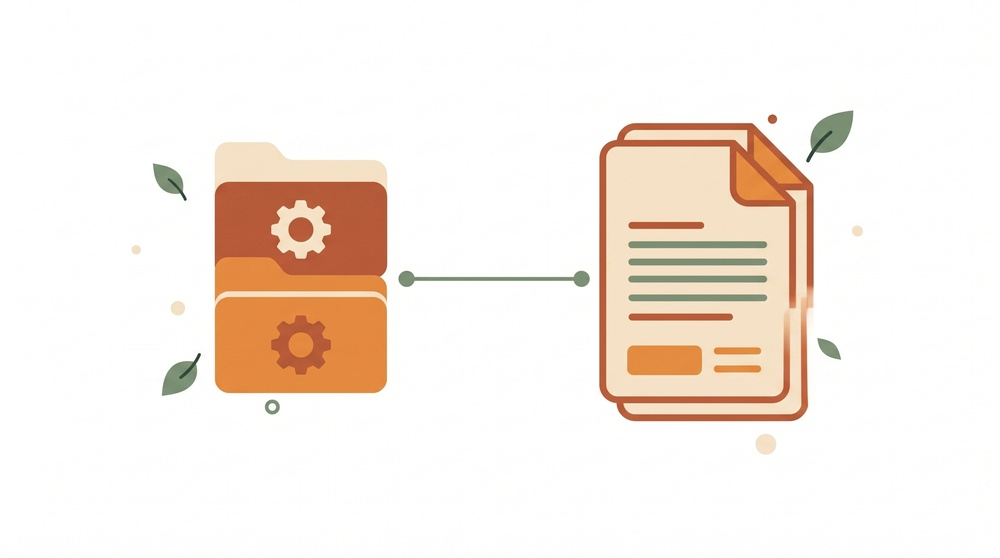
#> input picture interactive-page/assets/category-template.jpeg, 1000 x 558 px, shrunk from 2752 x 1536 before the run; its folder holds only this picture in this run
$ python trim_assets.py --file assets/category-template.jpeg
#> lines starting #> are read from the running program, lines starting #| are printed output that depends on the picture; after the words box and inside, x2 and y2 are one past the last pixel; in counts of white or black regions, pixels touching at a corner belong together
#!/usr/bin/env python3
"""
Script de Otimização, Remoção de Fundo e Trim de Imagens (Assets)
Sintetizando - Jornada Interativa

Funcionalidades:
1. Trim de espaços vazios (transparentes ou margens sólidas) mantendo padding configurável.
2. Remoção de fundo (opcional via --remove-bg) preservando detalhes internos brancos via FloodFill inteligente.
3. Conversão automática para PNG transparente quando o fundo é removido.
4. Suporte a processamento por pasta (--dir) ou arquivo individual (--file).

Uso:
    # Apenas Trim (comportamento padrão):
    python3 trim_assets.py
    python3 trim_assets.py --padding 16

    # Trim com Remoção de Fundo e conversão para PNG:
    python3 trim_assets.py --remove-bg
    python3 trim_assets.py --remove-bg --bg-tolerance 30

    # Em uma imagem específica:
    python3 trim_assets.py --file assets/comunnity.jpeg --remove-bg
    python3 trim_assets.py --file assets/id.png --remove-bg

    # Remoção de fundo via IA (se tiver a biblioteca rembg instalada):
    python3 trim_assets.py --remove-bg --bg-method ai
"""

import os
import sys
import argparse
from PIL import Image, ImageChops

# Dependências opcionais para remoção avançada de fundo
try:
    import numpy as np
    import cv2
    HAS_CV2 = True
except ImportError:
    HAS_CV2 = False


# [110 lines left out: functions remove_background, _remove_background_pil_fallback, get_crop_box_rgba, not called in this run]


def get_crop_box_rgb(img: Image.Image, padding: int = 16, tolerance: int = 8):
    """
    Calcula a caixa de corte para imagens RGB com fundo sólido (ex: branco),
    detectando a cor dos cantos.
    """
    corner_color = img.getpixel((0, 0))
    bg = Image.new(img.mode, img.size, corner_color)
    diff = ImageChops.difference(img, bg)
    diff = ImageChops.add(diff, diff, 2.0, -tolerance)
    bbox = diff.getbbox()
    if not bbox:
        return None

    w, h = img.size
    x0 = max(0, bbox[0] - padding)
    y0 = max(0, bbox[1] - padding)
    x1 = min(w, bbox[2] + padding)
    y1 = min(h, bbox[3] + padding)

    if x0 == 0 and y0 == 0 and x1 == w and y1 == h:
        return None

    return (x0, y0, x1, y1)


# [13 lines left out: function clean_temporary_files, not called in this run]


def process_image(
    filepath: str,
    padding: int = 16,
    remove_bg: bool = False,
    bg_method: str = "floodfill",
    bg_tolerance: int = 25,
    feather: int = 1,
    to_png: bool = False,
    delete_source: bool = False,
) -> bool:
    """
    Processa uma única imagem:
    1. Remove fundo se solicitado (--remove-bg).
    2. Converte para PNG se solicitado ou se o fundo foi removido.
    3. Faz o trim dos espaços vazios com padding.
    4. Salva a imagem otimizada.
    """
    filename = os.path.basename(filepath)
    ext = os.path.splitext(filepath)[1].lower()

    # Se remover fundo ou forçado to_png, o arquivo de destino será .png
    must_be_png = remove_bg or to_png or (ext == ".png")
    if must_be_png and ext != ".png":
        dest_filepath = os.path.splitext(filepath)[0] + ".png"
    else:
        dest_filepath = filepath

    dest_filename = os.path.basename(dest_filepath)

    try:
        with Image.open(filepath) as img:
            orig_size = img.size
            current_img = img.copy()

            # 1. Remoção de Fundo
            if remove_bg:
                current_img = remove_background(
                    current_img,
                    method=bg_method,
                    tolerance=bg_tolerance,
                    feather=feather,
                )

            # 2. Trim / Recorte de bordas
            is_rgba = current_img.mode in ("RGBA", "LA") or ("transparency" in current_img.info)
            if is_rgba:
                rgba_img = current_img.convert("RGBA")
                crop_box = get_crop_box_rgba(rgba_img, padding)
                work_img = rgba_img
            else:
                crop_box = get_crop_box_rgb(current_img, padding)
                work_img = current_img

            if crop_box:
                work_img = work_img.crop(crop_box)

            new_size = work_img.size
            has_size_changed = (new_size != orig_size)
            has_bg_removed = remove_bg
            has_format_changed = (filepath != dest_filepath)

            # Se nada mudou e o arquivo de destino já existe, não precisa salvar
            if not has_size_changed and not has_bg_removed and not has_format_changed:
                print(f"  [OK] {filename:<22} já está ajustada ({orig_size[0]}x{orig_size[1]})")
                return False

            # Salva a imagem no destino
            if must_be_png:
                work_img.convert("RGBA").save(dest_filepath, format="PNG", optimize=True)
            else:
                work_img.save(dest_filepath, optimize=True)

            # Se convertemos de JPG/JPEG para PNG e o usuário pediu exclusão do original
            if delete_source and has_format_changed and os.path.exists(filepath):
                try:
                    os.remove(filepath)
                except Exception as e:
                    print(f"    [Aviso] Não foi possível remover {filepath}: {e}")

            # Feedback no console
            details = []
            if has_bg_removed:
                details.append(f"fundo removido ({bg_method})")
            if has_format_changed:
                details.append(f"convertido para PNG")
            if has_size_changed:
                saved_w = orig_size[0] - new_size[0]
                saved_h = orig_size[1] - new_size[1]
                details.append(f"trim: {orig_size[0]}x{orig_size[1]} -> {new_size[0]}x{new_size[1]} (-{saved_w}x{saved_h}px)")
            else:
                details.append(f"tam: {new_size[0]}x{new_size[1]}")

            print(f"  ✨ {dest_filename:<22} [{', '.join(details)}]")
            return True

    except Exception as e:
        print(f"  [Erro] Falha ao processar {filename}: {e}")
        return False


def main():
    parser = argparse.ArgumentParser(
        description="Otimização de Imagens: Remoção de Fundo, Conversão para PNG e Trim com Padding"
    )
    parser.add_argument("--dir", default="assets", help="Pasta com as imagens (padrão: assets)")
    parser.add_argument("--file", default=None, help="Caminho de uma imagem específica para processar")
    parser.add_argument("--padding", type=int, default=16, help="Margem em pixels ao redor da arte (padrão: 16)")

    # Flags de remoção de fundo e conversão
    parser.add_argument("--remove-bg", action="store_true", help="Remove o fundo das imagens tornando-o transparente")
    parser.add_argument("--bg-method", choices=["floodfill", "color", "ai"], default="floodfill",
                        help="Método de remoção: 'floodfill' (padrão, seguro), 'color' (cor global), 'ai' (rembg)")
    parser.add_argument("--bg-tolerance", type=int, default=25,
                        help="Tolerância de cor para detecção do fundo (padrão: 25)")
    parser.add_argument("--feather", type=int, default=1,
                        help="Suavização da borda do recorte em pixels (padrão: 1)")
    parser.add_argument("--to-png", action="store_true",
                        help="Força a conversão de imagens JPG/JPEG para PNG")
    parser.add_argument("--delete-source", action="store_true",
                        help="Exclui o arquivo original JPEG/JPG após converter para PNG")
    parser.add_argument("--no-clean", action="store_true",
                        help="Não remover arquivos temporários *_orig.* / *_trimmed.*")

    args = parser.parse_args()

    print("=" * 70)
    print("🎨 Otimizador de Assets: Trim & Remoção de Fundo")
    if args.remove_bg:
        print(f"🪄  Remoção de Fundo: ATIVADA (Método: {args.bg_method}, Tolerância: {args.bg_tolerance})")
        print("🖼️  Formato de saída: PNG transparente")
    else:
        print("✂️  Modo: Apenas Trim de espaços vazios (use --remove-bg para remover fundo)")
    print(f"📐 Padding: {args.padding}px")
    print("=" * 70)

    # Modo arquivo individual
    if args.file:
        filepath = os.path.abspath(args.file)
        if not os.path.isfile(filepath):
            print(f"Erro: Arquivo '{filepath}' não encontrado.")
            sys.exit(1)
        process_image(
            filepath,
            padding=args.padding,
            remove_bg=args.remove_bg,
            bg_method=args.bg_method,
            bg_tolerance=args.bg_tolerance,
            feather=args.feather,
            to_png=args.to_png,
            delete_source=args.delete_source,
        )
#> in process_image, img is the input picture: PIL image 1000x558 RGB; mean R, G, B 247.1, 237.6, 230
#> in process_image, `is_rgba = current_img.mode in ("RGBA", "LA") or ("transparency" in cur..`: is_rgba = False
#> in get_crop_box_rgb, `corner_color = img.getpixel((0, 0))`: corner_color = (255, 255, 255)
#> in get_crop_box_rgb, `bg = Image.new(img.mode, img.size, corner_color)`: bg: PIL image 1000x558 RGB; every value is 255
#> in get_crop_box_rgb, `diff = ImageChops.difference(img, bg)`:
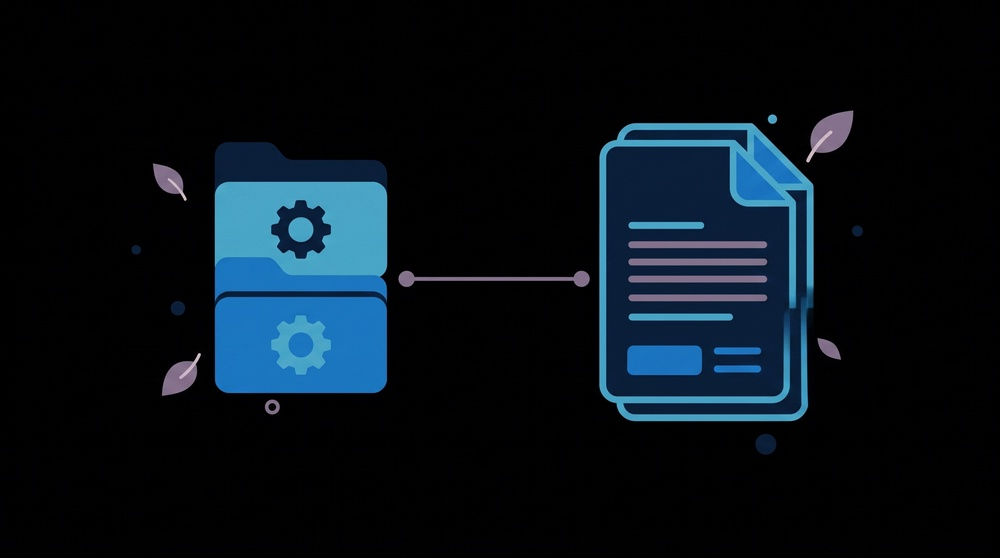
#> diff: PIL image 1000x558 RGB; mean R, G, B 7.9, 17.4, 25
#> in get_crop_box_rgb, `bbox = diff.getbbox()`: bbox = (131, 108, 864, 455)
#> in get_crop_box_rgb, `x0 = max(0, bbox[0] - padding)`: x0 = 115
#> in get_crop_box_rgb, `y0 = max(0, bbox[1] - padding)`: y0 = 92
#> in get_crop_box_rgb, `x1 = min(w, bbox[2] + padding)`: x1 = 880
#> in get_crop_box_rgb, `y1 = min(h, bbox[3] + padding)`: y1 = 471
#> in process_image, `crop_box = get_crop_box_rgb(current_img, padding)`: crop_box = (115, 92, 880, 471)
#> in process_image, `work_img = work_img.crop(crop_box)`:
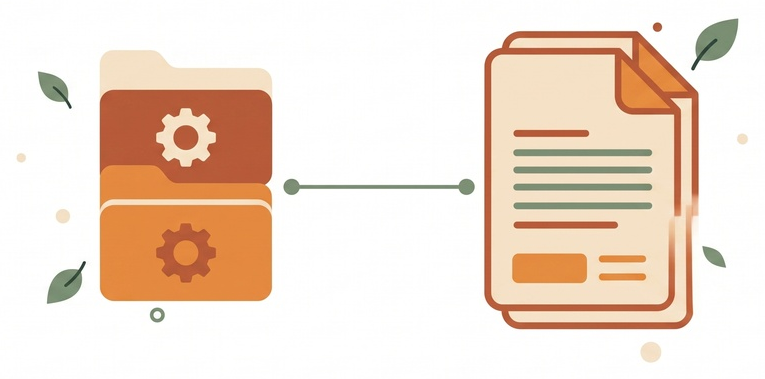
#> work_img: PIL image 765x379 RGB; mean R, G, B 240.2, 221.8, 207.4
#|   ✨ category-template.jpeg [trim: 1000x558 -> 765x379 (-235x179px)]
        print("=" * 70)
        return

    # Modo diretório
    assets_dir = os.path.abspath(args.dir)
    if not os.path.isdir(assets_dir):
        print(f"Erro: Diretório '{assets_dir}' não encontrado.")
        sys.exit(1)

    if not args.no_clean:
        clean_temporary_files(assets_dir)

    valid_extensions = (".png", ".jpg", ".jpeg", ".webp")
    files = sorted([f for f in os.listdir(assets_dir) if f.lower().endswith(valid_extensions)])
    files = [f for f in files if "_orig." not in f and "_trimmed" not in f]

    modified_count = 0
    for filename in files:
        filepath = os.path.join(assets_dir, filename)
        if process_image(
            filepath,
            padding=args.padding,
            remove_bg=args.remove_bg,
            bg_method=args.bg_method,
            bg_tolerance=args.bg_tolerance,
            feather=args.feather,
            to_png=args.to_png,
            delete_source=args.delete_source,
        ):
            modified_count += 1

    print("=" * 70)
    print(f"🎉 Processamento concluído! {modified_count} imagem(ns) processada(s)/otimizada(s).")
    print("=" * 70)


if __name__ == "__main__":
    main()

$ run again, on interactive-page/assets/comunnity.jpeg
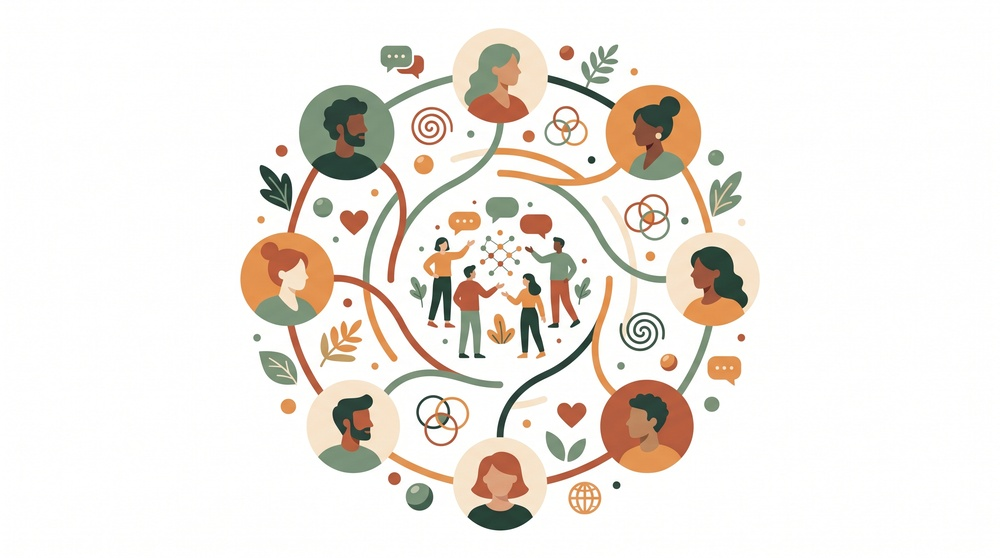
#> input picture interactive-page/assets/comunnity.jpeg, 1000 x 558 px, shrunk from 2752 x 1536 before the run
#> in process_image, img is the input picture: PIL image 1000x558 RGB; mean R, G, B 239.6, 234.6, 228.6
#> in remove_background, `mask = cv2.bitwise_not(bg_mask)`:
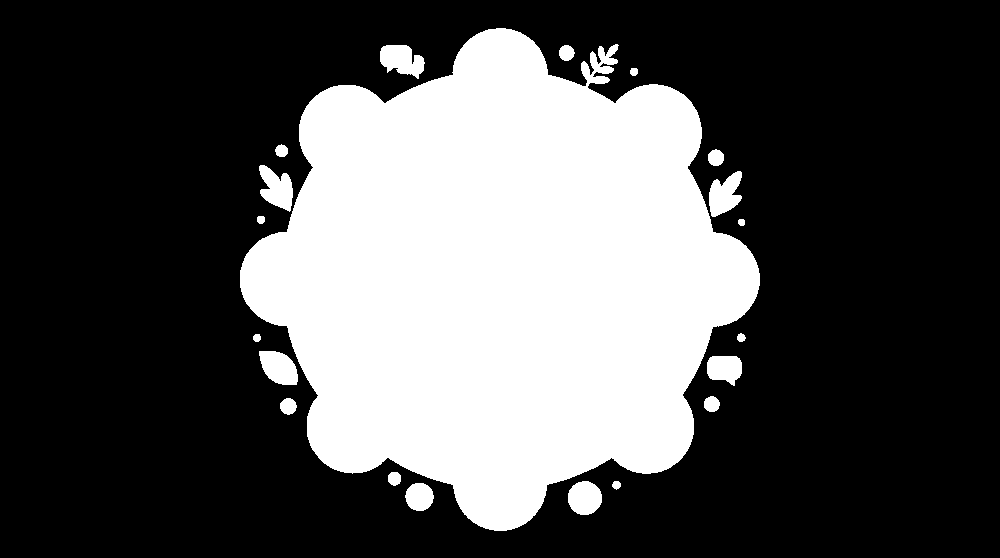
#> mask: shape (558, 1000); 32% white; 20 white regions, largest, box (x1, y1, x2, y2) and area: (240, 28, 760, 531) 170935, (380, 45, 425, 79) 1022, (259, 165, 293, 212) 996
#> is_rgba = True
#> bbox = (239, 27, 761, 532)
#> x0 = 223
#> y0 = 11
#> x1 = 777
#> y1 = 548
#> crop_box = (223, 11, 777, 548)
#> in process_image, `work_img = work_img.crop(crop_box)`:
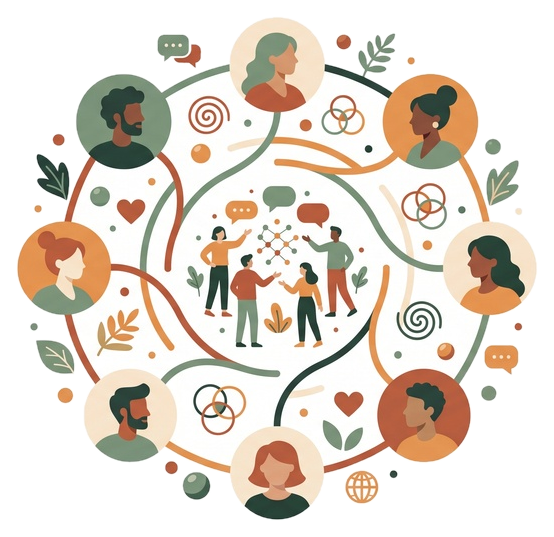
#> work_img: PIL image 554x537 RGBA; mean R, G, B, A 226.6, 217.1, 206.2, 153.2; transparent parts drawn white
#|   ✨ comunnity.png          [fundo removido (floodfill), convertido para PNG, trim: 1000x558 -> 554x537 (-446x21px)]

$ run again, on interactive-page/assets/comunnity.png
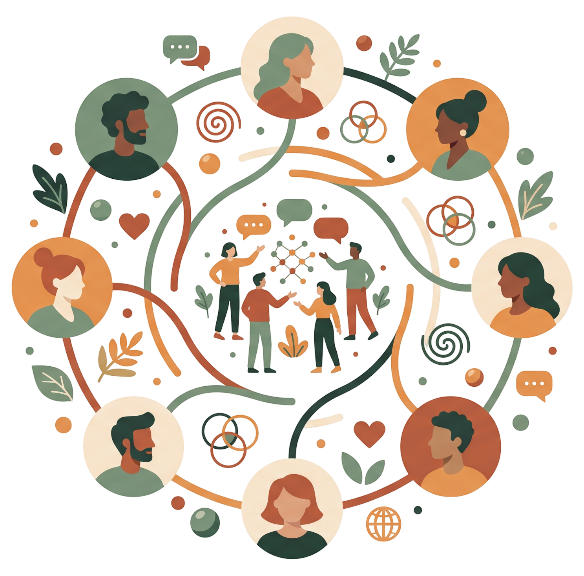
#> input picture interactive-page/assets/comunnity.png, 584 x 576 px, given in place of comunnity.jpeg, which was not available
#> in process_image, img is the input picture: PIL image 584x576 RGBA; mean R, G, B, A 60.5, 49.2, 37.2, 83.3
#> in remove_background, `mask = cv2.bitwise_not(bg_mask)`:
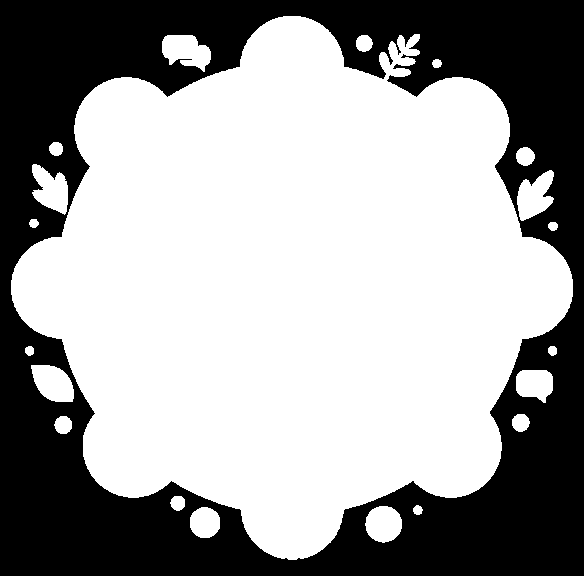
#> mask: shape (576, 584); 62.2% white; 1 black region, box (x1, y1, x2, y2) and area: (0, 0, 584, 576) 127100
#> in remove_background, `rgba[:, :, 3] = mask`:
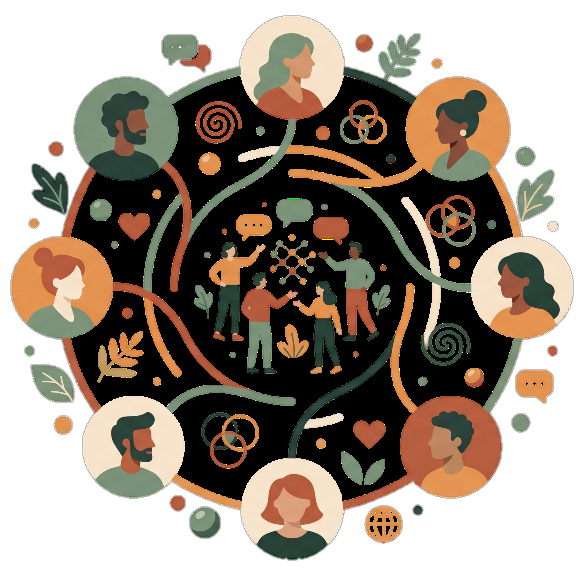
#> rgba: shape (576, 584, 4); mean R, G, B, A 60.5, 49.2, 37.2, 158.7; transparent parts drawn white
#> is_rgba = True
#> bbox = (10, 15, 574, 561)
#> x0 = 0
#> x1 = 584
#> y1 = 576
#|   ✨ comunnity.png          [fundo removido (floodfill), convertido para PNG, tam: 584x576]

$ run again, on interactive-page/assets/document-ok.jpeg
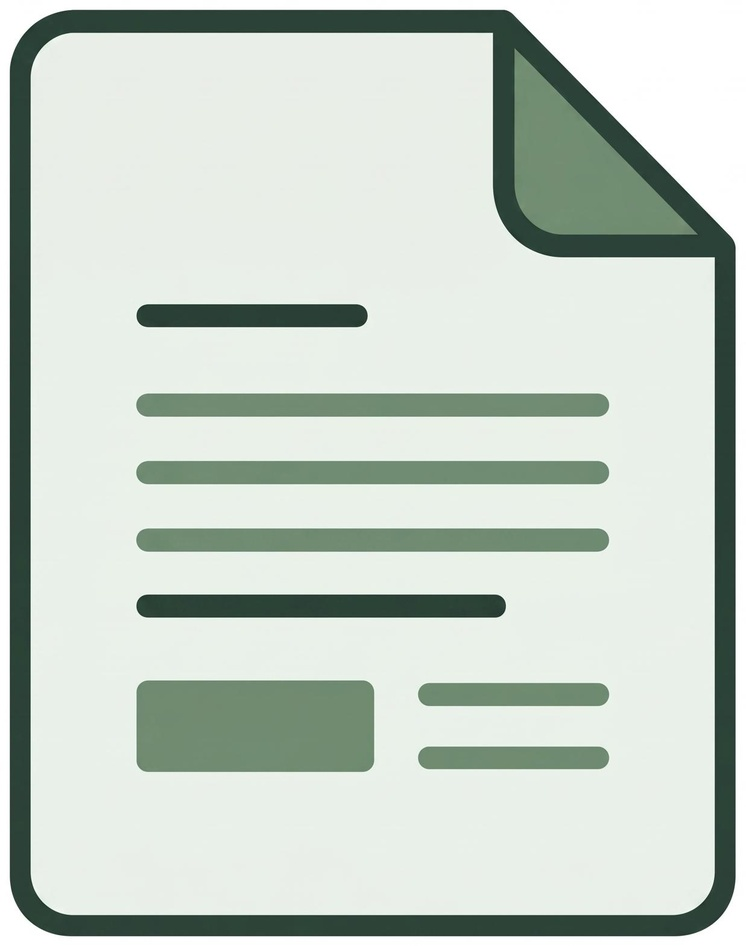
#> input picture interactive-page/assets/document-ok.jpeg, 746 x 946 px, shrunk from 1237 x 1570 before the run
#> in process_image, img is the input picture: PIL image 746x946 RGB; mean R, G, B 198.1, 208.2, 199.4
#> is_rgba = False
#> corner_color = (255, 255, 255)
#> bg: PIL image 746x946 RGB; every value is 255
#> in get_crop_box_rgb, `diff = ImageChops.difference(img, bg)`:
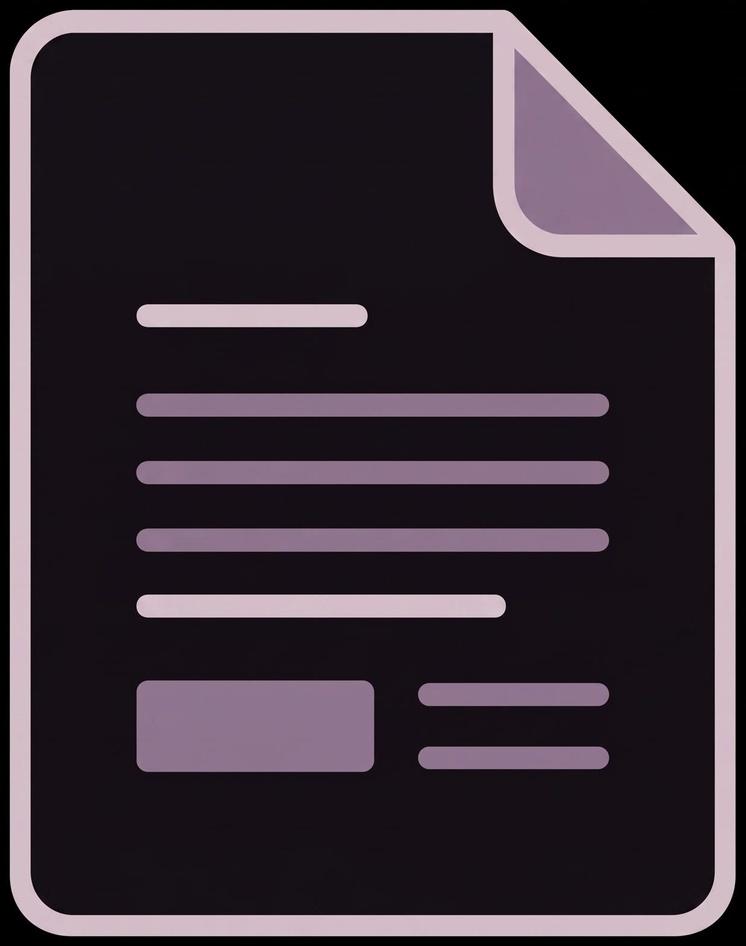
#> diff: PIL image 746x946 RGB; mean R, G, B 56.9, 46.8, 55.6
#> bbox = (9, 8, 738, 937)
#> x0 = 0
#> x1 = 746
#> y1 = 946
#|   [OK] document-ok.jpeg       já está ajustada (746x946)
